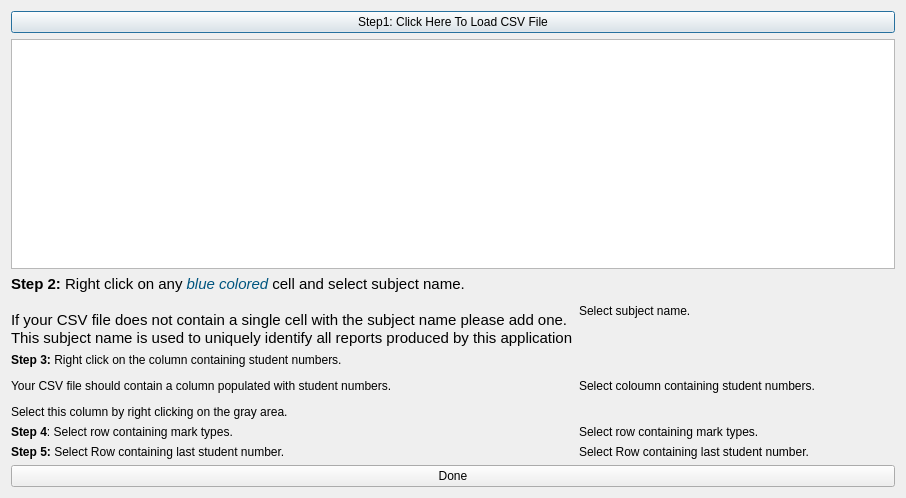
<?xml version="1.0" encoding="UTF-8"?>
<ui version="4.0">
 <class>CSVImport</class>
 <widget class="QDialog" name="CSVImport">
  <property name="geometry">
   <rect>
    <x>0</x>
    <y>0</y>
    <width>906</width>
    <height>498</height>
   </rect>
  </property>
  <property name="windowTitle">
   <string>Load Marks</string>
  </property>
  <layout class="QVBoxLayout" name="verticalLayout">
   <item>
    <widget class="QPushButton" name="btnOpen">
     <property name="text">
      <string>Step1: Click Here To Load CSV File</string>
     </property>
    </widget>
   </item>
   <item>
    <widget class="QTableView" name="tableView">
     <property name="enabled">
      <bool>true</bool>
     </property>
    </widget>
   </item>
   <item>
    <layout class="QGridLayout" name="gridLayout">
     <item row="0" column="0">
      <widget class="QLabel" name="lblSubName_2">
       <property name="enabled">
        <bool>true</bool>
       </property>
       <property name="sizePolicy">
        <sizepolicy hsizetype="Minimum" vsizetype="Preferred">
         <horstretch>0</horstretch>
         <verstretch>0</verstretch>
        </sizepolicy>
       </property>
       <property name="text">
        <string>&lt;!DOCTYPE HTML PUBLIC &quot;-//W3C//DTD HTML 4.0//EN&quot; &quot;http://www.w3.org/TR/REC-html40/strict.dtd&quot;&gt;
&lt;html&gt;&lt;head&gt;&lt;meta name=&quot;qrichtext&quot; content=&quot;1&quot; /&gt;&lt;style type=&quot;text/css&quot;&gt;
p, li { white-space: pre-wrap; }
&lt;/style&gt;&lt;/head&gt;&lt;body style=&quot; font-family:'Ubuntu'; font-size:11pt; font-weight:400; font-style:normal;&quot;&gt;
&lt;p style=&quot; margin-top:0px; margin-bottom:0px; margin-left:0px; margin-right:0px; -qt-block-indent:0; text-indent:0px;&quot;&gt;&lt;span style=&quot; font-weight:600;&quot;&gt;Step 2: &lt;/span&gt;Right click on any &lt;span style=&quot; font-style:italic; color:#00557f;&quot;&gt;blue colored&lt;/span&gt; cell and select subject name.&lt;/p&gt;
&lt;p style=&quot; margin-top:0px; margin-bottom:0px; margin-left:0px; margin-right:0px; -qt-block-indent:0; text-indent:0px;&quot;&gt; &lt;/p&gt;
&lt;p style=&quot; margin-top:0px; margin-bottom:0px; margin-left:0px; margin-right:0px; -qt-block-indent:0; text-indent:0px;&quot;&gt;If your CSV file does not contain a single cell with the subject name please add one. &lt;/p&gt;
&lt;p style=&quot; margin-top:0px; margin-bottom:0px; margin-left:0px; margin-right:0px; -qt-block-indent:0; text-indent:0px;&quot;&gt;This subject name is used to uniquely identify all reports produced by this application&lt;/p&gt;&lt;/body&gt;&lt;/html&gt;</string>
       </property>
      </widget>
     </item>
     <item row="0" column="1">
      <widget class="QLabel" name="lblSubName">
       <property name="enabled">
        <bool>true</bool>
       </property>
       <property name="sizePolicy">
        <sizepolicy hsizetype="Expanding" vsizetype="Preferred">
         <horstretch>0</horstretch>
         <verstretch>0</verstretch>
        </sizepolicy>
       </property>
       <property name="text">
        <string>Select subject name.</string>
       </property>
      </widget>
     </item>
     <item row="1" column="0">
      <widget class="QLabel" name="lblStuNumCol_2">
       <property name="enabled">
        <bool>true</bool>
       </property>
       <property name="sizePolicy">
        <sizepolicy hsizetype="Minimum" vsizetype="Preferred">
         <horstretch>0</horstretch>
         <verstretch>0</verstretch>
        </sizepolicy>
       </property>
       <property name="text">
        <string>&lt;html&gt;&lt;head/&gt;&lt;body&gt;&lt;p&gt;&lt;span style=&quot; font-family:'宋体'; font-weight:600;&quot;&gt;Step 3:&lt;/span&gt;&lt;span style=&quot; font-family:'宋体';&quot;&gt; Right click on the column containing student numbers.&lt;/span&gt;&lt;/p&gt;&lt;p&gt;&lt;span style=&quot; font-family:'宋体';&quot;&gt;Your CSV file should contain a column populated with student numbers. &lt;/span&gt;&lt;/p&gt;&lt;p&gt;&lt;span style=&quot; font-family:'宋体';&quot;&gt;Select this column by right clicking on the gray area.  &lt;/span&gt;&lt;/p&gt;&lt;/body&gt;&lt;/html&gt;</string>
       </property>
      </widget>
     </item>
     <item row="1" column="1">
      <widget class="QLabel" name="lblStuNumCol">
       <property name="enabled">
        <bool>true</bool>
       </property>
       <property name="sizePolicy">
        <sizepolicy hsizetype="Expanding" vsizetype="Preferred">
         <horstretch>0</horstretch>
         <verstretch>0</verstretch>
        </sizepolicy>
       </property>
       <property name="text">
        <string>Select coloumn containing student numbers.</string>
       </property>
      </widget>
     </item>
     <item row="2" column="0">
      <widget class="QLabel" name="lblMtRow_2">
       <property name="enabled">
        <bool>true</bool>
       </property>
       <property name="sizePolicy">
        <sizepolicy hsizetype="Minimum" vsizetype="Preferred">
         <horstretch>0</horstretch>
         <verstretch>0</verstretch>
        </sizepolicy>
       </property>
       <property name="text">
        <string>&lt;html&gt;&lt;head/&gt;&lt;body&gt;&lt;p&gt;&lt;span style=&quot; font-weight:600;&quot;&gt;Step 4&lt;/span&gt;: Select row containing mark types.&lt;/p&gt;&lt;/body&gt;&lt;/html&gt;</string>
       </property>
      </widget>
     </item>
     <item row="2" column="1">
      <widget class="QLabel" name="lblMtRow">
       <property name="enabled">
        <bool>true</bool>
       </property>
       <property name="sizePolicy">
        <sizepolicy hsizetype="Expanding" vsizetype="Preferred">
         <horstretch>0</horstretch>
         <verstretch>0</verstretch>
        </sizepolicy>
       </property>
       <property name="text">
        <string>Select row containing mark types.</string>
       </property>
      </widget>
     </item>
     <item row="3" column="0">
      <widget class="QLabel" name="lblLastRow_2">
       <property name="enabled">
        <bool>true</bool>
       </property>
       <property name="sizePolicy">
        <sizepolicy hsizetype="Minimum" vsizetype="Preferred">
         <horstretch>0</horstretch>
         <verstretch>0</verstretch>
        </sizepolicy>
       </property>
       <property name="text">
        <string>&lt;html&gt;&lt;head/&gt;&lt;body&gt;&lt;p&gt;&lt;span style=&quot; font-weight:600;&quot;&gt;Step 5:&lt;/span&gt; Select Row containing last student number.&lt;/p&gt;&lt;/body&gt;&lt;/html&gt;</string>
       </property>
      </widget>
     </item>
     <item row="3" column="1">
      <widget class="QLabel" name="lblLastRow">
       <property name="enabled">
        <bool>true</bool>
       </property>
       <property name="sizePolicy">
        <sizepolicy hsizetype="Expanding" vsizetype="Preferred">
         <horstretch>0</horstretch>
         <verstretch>0</verstretch>
        </sizepolicy>
       </property>
       <property name="text">
        <string>Select Row containing last student number.</string>
       </property>
      </widget>
     </item>
    </layout>
   </item>
   <item>
    <widget class="QPushButton" name="btnDone">
     <property name="enabled">
      <bool>true</bool>
     </property>
     <property name="text">
      <string>Done</string>
     </property>
    </widget>
   </item>
  </layout>
  <action name="actionSet_cell_as_subject_name">
   <property name="checkable">
    <bool>true</bool>
   </property>
   <property name="enabled">
    <bool>false</bool>
   </property>
   <property name="text">
    <string>Set cell as subject name.</string>
   </property>
  </action>
  <action name="actionSet_as_student_number_colomn">
   <property name="checkable">
    <bool>true</bool>
   </property>
   <property name="enabled">
    <bool>false</bool>
   </property>
   <property name="text">
    <string>Set as student number colomn</string>
   </property>
  </action>
  <action name="actionSet_as_mark_type_row">
   <property name="checkable">
    <bool>true</bool>
   </property>
   <property name="enabled">
    <bool>true</bool>
   </property>
   <property name="text">
    <string>Set as mark type row</string>
   </property>
  </action>
  <action name="actionSet_as_last_row">
   <property name="checkable">
    <bool>true</bool>
   </property>
   <property name="enabled">
    <bool>false</bool>
   </property>
   <property name="text">
    <string>Set as last row</string>
   </property>
  </action>
 </widget>
 <resources/>
 <connections/>
</ui>
